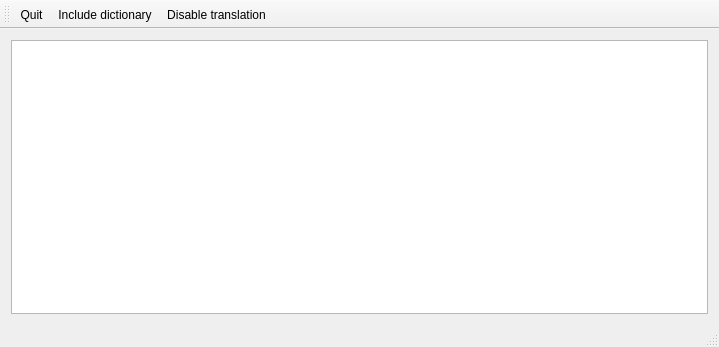
<?xml version="1.0" encoding="UTF-8"?>
<ui version="4.0">
 <class>MainWindow</class>
 <widget class="QMainWindow" name="MainWindow">
  <property name="geometry">
   <rect>
    <x>0</x>
    <y>0</y>
    <width>719</width>
    <height>347</height>
   </rect>
  </property>
  <property name="windowTitle">
   <string>qkana</string>
  </property>
  <widget class="QWidget" name="centralWidget">
   <layout class="QVBoxLayout" name="verticalLayout_2">
    <item>
     <layout class="QVBoxLayout" name="verticalLayout">
      <item>
       <widget class="QTextBrowser" name="textBrowser"/>
      </item>
     </layout>
    </item>
   </layout>
  </widget>
  <widget class="QMenuBar" name="menuBar">
   <property name="geometry">
    <rect>
     <x>0</x>
     <y>0</y>
     <width>719</width>
     <height>21</height>
    </rect>
   </property>
  </widget>
  <widget class="QToolBar" name="mainToolBar">
   <attribute name="toolBarArea">
    <enum>TopToolBarArea</enum>
   </attribute>
   <attribute name="toolBarBreak">
    <bool>false</bool>
   </attribute>
   <addaction name="actionQuit"/>
   <addaction name="actionDictionary"/>
   <addaction name="actionDisable_translation"/>
  </widget>
  <widget class="QStatusBar" name="statusBar"/>
  <action name="actionQuit">
   <property name="text">
    <string>Quit</string>
   </property>
   <property name="shortcut">
    <string>Esc</string>
   </property>
  </action>
  <action name="actionDictionary">
   <property name="text">
    <string>Include dictionary</string>
   </property>
   <property name="toolTip">
    <string>Append dictionary from file</string>
   </property>
  </action>
  <action name="actionDisable_translation">
   <property name="checkable">
    <bool>true</bool>
   </property>
   <property name="text">
    <string>Disable translation</string>
   </property>
   <property name="toolTip">
    <string>Disable automatic translation </string>
   </property>
  </action>
 </widget>
 <layoutdefault spacing="6" margin="11"/>
 <resources/>
 <connections>
  <connection>
   <sender>actionQuit</sender>
   <signal>triggered()</signal>
   <receiver>MainWindow</receiver>
   <slot>close()</slot>
   <hints>
    <hint type="sourcelabel">
     <x>-1</x>
     <y>-1</y>
    </hint>
    <hint type="destinationlabel">
     <x>359</x>
     <y>173</y>
    </hint>
   </hints>
  </connection>
 </connections>
</ui>
